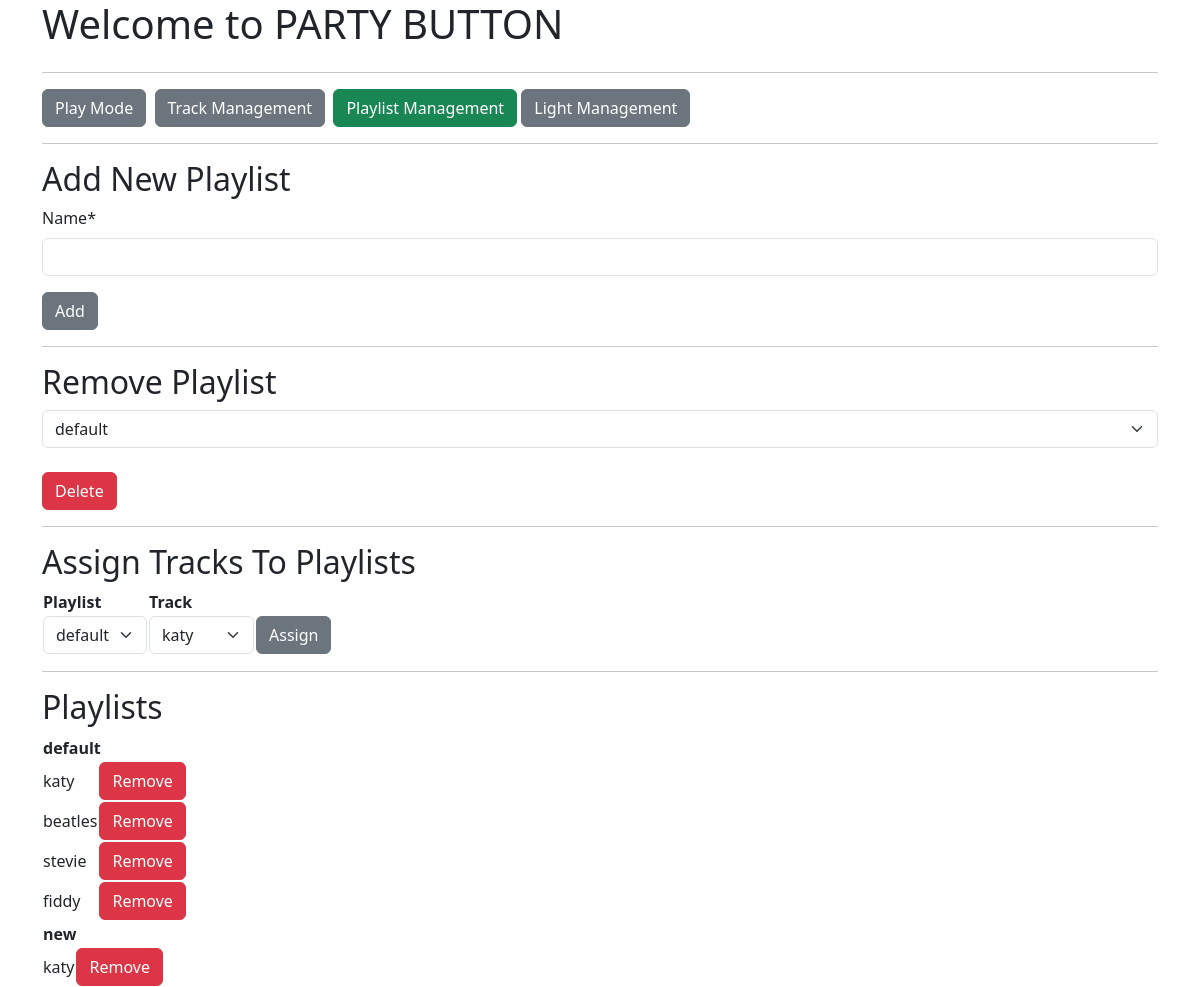
The page /playlists/ on the database as committed earlier.
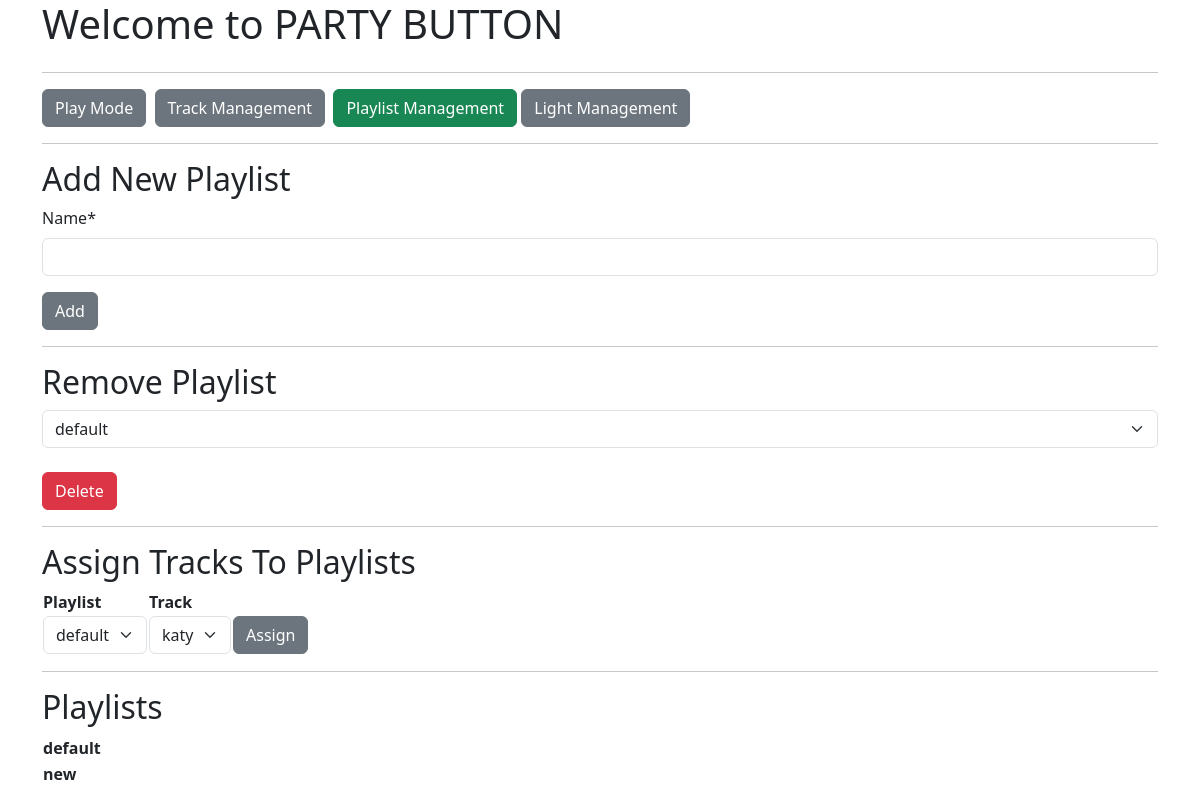
The same page on the database as committed later.
### mp3_manager/models.py (models this page shows, shortened)
class Playlist(models.Model):
    name = models.CharField(max_length=256)
    class Meta:
        ordering = ["name"]
    def __str__(self):
        return self.name

class Track(models.Model):
    name = models.CharField(max_length=200, blank=False, null=False)
    mp3_file = models.FileField(upload_to="uploads", blank=False, null=False)
    mp3_length = models.IntegerField(blank=True, null=True)
    minutes = models.IntegerField(blank=False, null=False, validators=[MinValueValidator(0),
                                                                       MaxValueValidator(600)])
    seconds = models.IntegerField(blank=False, null=False, validators=[MinValueValidator(0),
                                                                       MaxValueValidator(60)])
    solo = models.BooleanField(blank=False, null=False, default=False)
    play_full = models.BooleanField(blank=False, null=False,
                                    default=False)
    override_playtime = models.BooleanField(blank=False, null=False,
                                            default=False)
    playtime_seconds = models.IntegerField(blank=False, null=False,
                                           default=0,
                                           validators=[MinValueValidator(0),
                                                       MaxValueValidator(600)])
    bpm = models.IntegerField(blank=False, null=False,
                                           default=0,
                                           validators=[MinValueValidator(0),
                                                       MaxValueValidator(400)])
    playlists = models.ManyToManyField(Playlist)
    def __str__(self):
        return self.name

### mp3_manager/views.py (the view, shortened to what this page needs)
# urls.py: path("playlists/", views.PlaylistManagement.as_view(), name="playlists"),
class PlaylistManagement(generic.ListView, FormMixin):
    template_name = "mp3_manager/playlist.html"
    context_object_name = "playlist_list"
    model = Playlist
    form_class = PlaylistForm
    def get(self, request):
        playlist_list = self.get_queryset()
        tracklist = Track.objects.all()
        return render(request, self.template_name,
                      {"playlist_list": playlist_list,
                       "tracklist": tracklist,
                       "playlistform": PlaylistForm})

### mp3_manager/templates/mp3_manager/playlist.html (shortened to what this page needs)
{% extends "./base.html" %}
{% load crispy_forms_tags %}
{% block content %}
  <div class="row">
    <div class="col">
      <a href="/"><button type="button" class="btn btn-secondary">Play Mode</button></a>&nbsp;
      <a  href="/tracks"><button type="button" class="btn btn-secondary">Track Management</button></a>&nbsp;
      <a href="/playlists"><button type="button" class="btn btn-success">Playlist Management</button></a>
      <a href="/lights"><button type="button" class="btn btn-secondary">Light Management</button></a>
    </div>
  </div>
  <hr>
    <div class="row">
        <div class="col">
           <h2>Add New Playlist</h2>
           <form id="addplaylist_form" id="addplaylist_form" action={% url 'mp3_manager:addplaylist' %} method="post" enctype="multipart/form-data">
            {{ playlistform|crispy }}
            <input class="btn btn-secondary" type="submit" form="addplaylist_form" value="Add" id="addplaylist_submit" name="addplaylist_submit"></input>
           </form>
        </div>
    </div>
    <hr />
    <div class="row">
      <div class="col">
         <h2>Remove Playlist</h2>
         <form id="removeplaylist_form" id="removeplaylist_form" action={% url 'mp3_manager:removeplaylist' %} method="post" enctype="multipart/form-data">
          <select  class="form-select"  id="playlist_selection" name="playlist_selection">
          {% for playlist in playlist_list %}
            <option value="{{ playlist.pk }}">{{ playlist }}</option>
          {% endfor %}
          </select><br>
        <input class="btn btn-danger" type="submit" form="removeplaylist_form" value="Delete" id="removeplaylist_submit" name="removeplaylist_submit"></input>
         </form>
      </div>
    </div>
    <hr />
    <div class="row">
        <div class="col">
          <h2>Assign Tracks To Playlists</h2>
          <form id="assignplaylist_form" id="assignplaylist_form" action={% url 'mp3_manager:assignplaylist' %} method="post" enctype="multipart/form-data">
            <table>
              <tr><th>Playlist</th><th>Track</th><th></th></tr>
              <tr>
                <td>
                  <select class="form-select" id="playlist_selection" name="playlist_selection">
                    {% for playlist in playlist_list %}
                      <option value="{{ playlist.pk }}">{{ playlist }}</option>
                    {% endfor %}
                    </select>
                </td>
                <td>
                  <select class="form-select" id="track_selection" name="track_selection">
                    {% for track in tracklist %}
                      <option value="{{ track.pk }}">{{ track }}</option>
                    {% endfor %}
                    </select>
                </td>
                <td><input class="btn btn-secondary" type="submit" form="assignplaylist_form" value="Assign" id="assignplaylist_submit" name="assignplaylist_submit"></input></td>
              </tr>
            </table>
          </form>
          </div>
    </div>
    <hr />
    <div class="row">
        <div class="col">
          <h2>Playlists</h2>
          {% for playlist in playlist_list %}
            <table>
              <tr><th colspan="2">{{ playlist }}</th></tr>
                  {% for track in playlist.track_set.all %}
                  <tr>
                    <form id="unassignplaylist_form_{{ playlist.pk }}_{{ track.pk }}" id="unassignplaylist_update_{{ playlist.pk }}_{{ track.pk }}" action={% url 'mp3_manager:unassignplaylist' %} method="post" enctype="multipart/form-data">
                    <td>{{ track }}</td>
                    <td>
                      <input class="btn btn-danger" type="submit" form="unassignplaylist_form_{{ playlist.pk }}_{{ track.pk }}" value="Remove" id="unassignplaylist_submit_{{ playlist.pk }}_{{ track.pk }}" name="unassignplaylist_submit_{{ playlist.pk }}_{{ track.pk }}"></input></td>
                    </form>
                  </tr>
                  {% endfor %}
            </table>
          {% endfor %}
        </div>
    </div>
{% endblock %}

Rows that differ between the two databases and show on the page:
removed Track: name "katy"
removed Track: name "beatles", shown under Playlist "default"
removed Track: name "stevie", shown under Playlist "default"
removed Track: name "fiddy", shown under Playlist "default"
